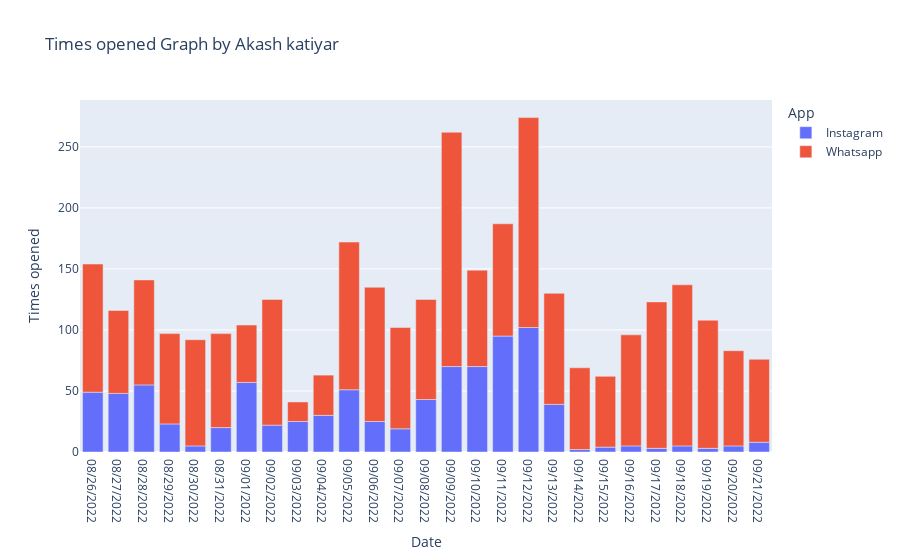

Source (notebook cell):
### Code cell
figure=px.bar(data_frame=data, x="Date", y="Times opened", color="App", title="Times opened Graph by Akash katiyar")
figure.show()

### Figure 1 — Plotly figure (JSON) as saved in the notebook; plotly's stock layout.template omitted (floating-point values rounded to 4 significant figures)
{"data": [{"alignmentgroup": "True", "hovertemplate": "App=Instagram<br>Date=%{x}<br>Times opened=%{y}<extra></extra>", "legendgroup": "Instagram", "marker": {"color": "#636efa", "pattern": {"shape": ""}}, "name": "Instagram", "offsetgroup": "Instagram", "orientation": "v", "showlegend": true, "textposition": "auto", "type": "bar", "x": ["08/26/2022", "08/27/2022", "08/28/2022", "08/29/2022", "08/30/2022", "08/31/2022", "09/01/2022", "09/02/2022", "09/03/2022", "09/04/2022", "09/05/2022", "09/06/2022", "09/07/2022", "09/08/2022", "09/09/2022", "09/10/2022", "09/11/2022", "09/12/2022", "09/13/2022", "09/14/2022", "09/15/2022", "09/16/2022", "09/17/2022", "09/18/2022", "09/19/2022", "09/20/2022", "09/21/2022"], "xaxis": "x", "y": [49, 48, 55, 23, 5, 20, 57, 22, 25, 30, 51, 25, 19, 43, 70, 70, 95, 102, 39, 2, 4, 5, 3, 5, 3, 5, 8], "yaxis": "y"}, {"alignmentgroup": "True", "hovertemplate": "App=Whatsapp<br>Date=%{x}<br>Times opened=%{y}<extra></extra>", "legendgroup": "Whatsapp", "marker": {"color": "#EF553B", "pattern": {"shape": ""}}, "name": "Whatsapp", "offsetgroup": "Whatsapp", "orientation": "v", "showlegend": true, "textposition": "auto", "type": "bar", "x": ["08/26/2022", "08/27/2022", "08/28/2022", "08/29/2022", "08/30/2022", "08/31/2022", "09/01/2022", "09/02/2022", "09/03/2022", "09/04/2022", "09/05/2022", "09/06/2022", "09/07/2022", "09/08/2022", "09/09/2022", "09/10/2022", "09/11/2022", "09/12/2022", "09/13/2022", "09/14/2022", "09/15/2022", "09/16/2022", "09/17/2022", "09/18/2022", "09/19/2022", "09/20/2022", "09/21/2022"], "xaxis": "x", "y": [105, 68, 86, 74, 87, 77, 47, 103, 16, 33, 121, 110, 83, 82, 192, 79, 92, 172, 91, 67, 58, 91, 120, 132, 105, 78, 68], "yaxis": "y"}], "layout": {"autosize": true, "barmode": "relative", "legend": {"title": {"text": "App"}, "tracegroupgap": 0}, "title": {"text": "Times opened Graph by Akash katiyar"}, "xaxis": {"anchor": "y", "autorange": true, "domain": [0, 1], "range": [-0.5, 26.5], "title": {"text": "Date"}, "type": "category"}, "yaxis": {"anchor": "x", "autorange": true, "domain": [0, 1], "range": [0, 288.4], "title": {"text": "Times opened"}, "type": "linear"}}}
